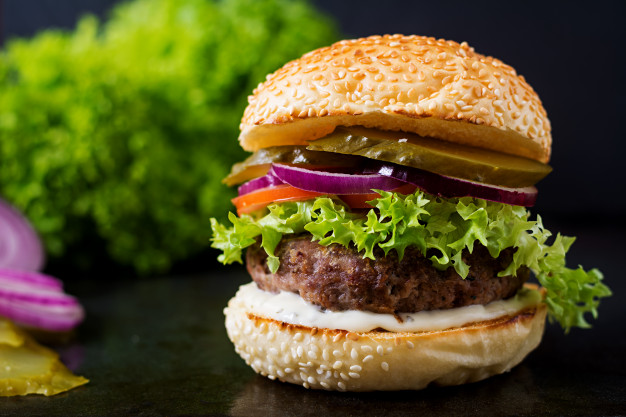
#> input picture 02.Data-Tidying-and-Cleaning-Materials/burger.jpg, 626 x 417 px
$ jupyter execute --allow-errors Coffee.ipynb   (shell and % lines are left out)
#> lines starting #> are read from the running program, lines starting #| are printed output that depends on the picture; after the words box and inside, x2 and y2 are one past the last pixel; in counts of white or black regions, pixels touching at a corner belong together
[cell 1]
import pandas as pd
import numpy as np
import matplotlib.pyplot as plt
from skimage.io import imread, imread_collection, imshow, imshow_collection
from scipy.ndimage import binary_opening
from scipy.ndimage.filters import convolve
from skimage.morphology import square
from skimage.filters import threshold_otsu
import requests
import re
from collections import Counter
import nltk
from nltk.corpus import stopwords

#> (a cell that did not finish here is left out)

#> (a cell that did not finish here is left out)

#> (a cell that did not finish here is left out)

#> (a cell that did not finish here is left out)

#> (a cell that did not finish here is left out)

#> (a cell that did not finish here is left out)

#> (a cell that did not finish here is left out)

#> (a cell that did not finish here is left out)

#> (a cell that did not finish here is left out)

#> (a cell that did not finish here is left out)

#> (a cell that did not finish here is left out)

[cell 13]
burger = imread("burger.jpg")
#> burger is the input picture: shape (417, 626, 3); mean R, G, B 90.1, 84.1, 36.8

[cell 14]
burger.nbytes
#> Out = 783126

[cell 15]
burger[:,:,0].mean(),burger[:,:,1].mean(),burger[:,:,2].mean()
#> Out = (90.09, 84.07, 36.79)

[cell 16]
burger_grayscale = 0.299 * burger[:,:,0] + 0.587 * burger[:,:,1] + 0.114 * burger[:,:,2]
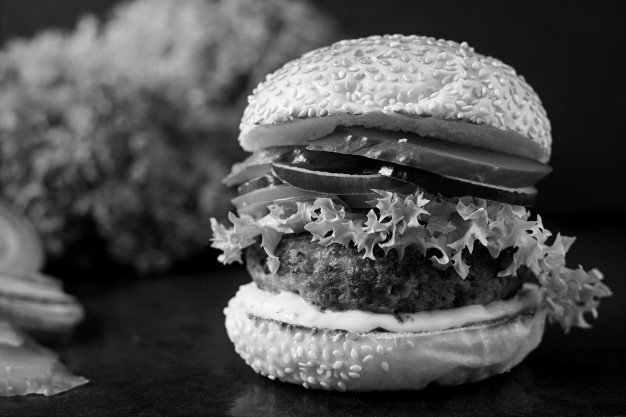
#> burger_grayscale: shape (417, 626) float64; min 0, max 254.5, mean 80.5
mask_arr = np.array([
    [0, -1, 0],
    [-1, 5, -1],
    [0, -1, 0]
])
burger_conv = convolve(burger_grayscale, mask_arr)
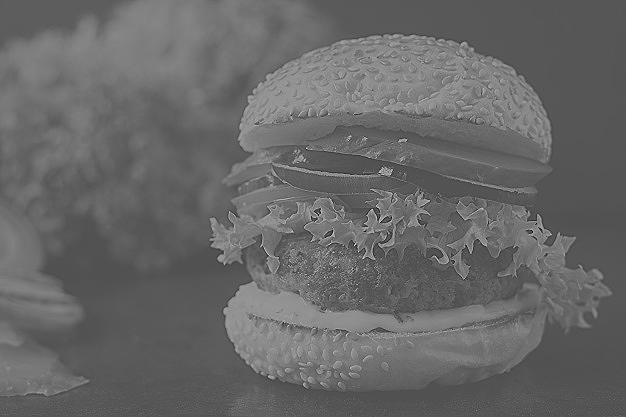
#> burger_conv: shape (417, 626) float64; min -297.2, max 629.9, mean 80.5; drawn with min black and max white

[cell 17]
plt.imshow(burger_conv)

[cell 18]
blue = burger[:,:,2]
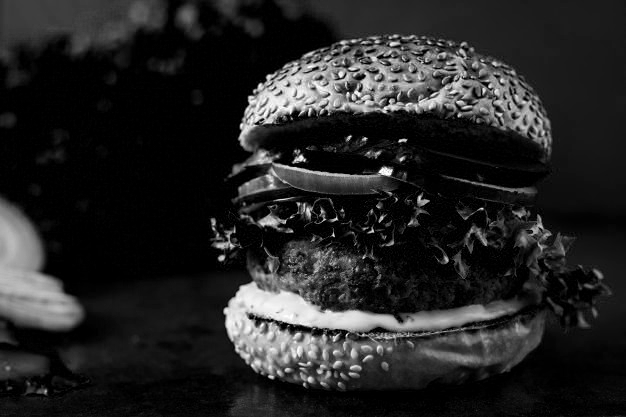
#> blue: shape (417, 626); min 0, max 255, mean 36.8

[cell 19]
blue

[cell 20]
blue_ch_thr = threshold_otsu(blue)
#> blue_ch_thr = 83

[cell 21]
blue_binari = blue > blue_ch_thr
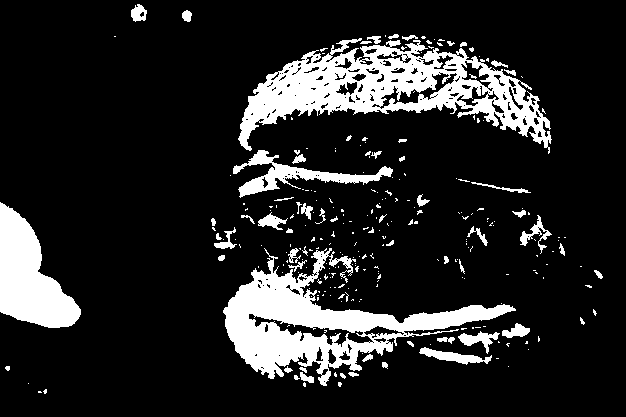
#> blue_binari: shape (417, 626) bool; 14.9% white; 271 white regions (211 under 20 px), largest, box (x1, y1, x2, y2) and area: (238, 38, 552, 154) 13728, (223, 248, 516, 386) 12336, (0, 202, 81, 328) 5645
